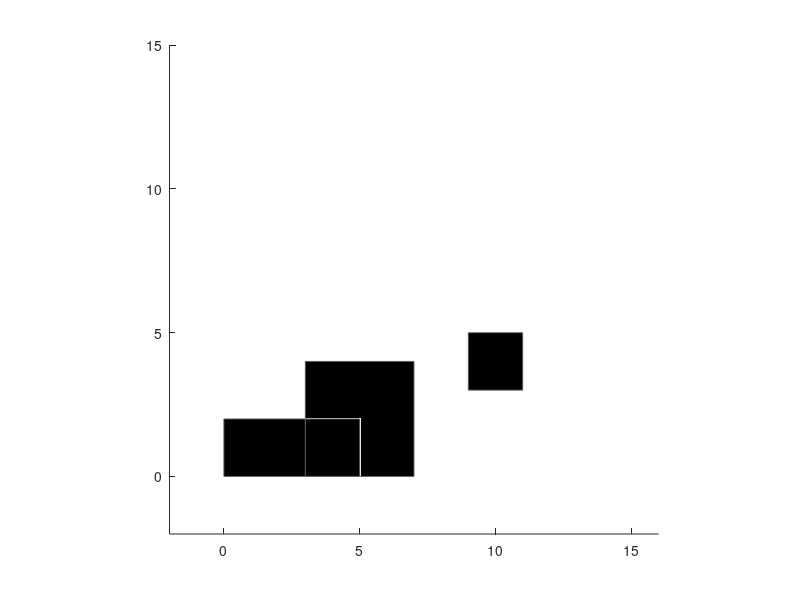

This figure's MATLAB source: (Note: this script raises an error after producing the figure.)
function r=maprec2()
% Map function named maprec2 
axis([-2 16 -2 15]); axis square; hold on; 
r(1)=rectangle('Position',[0 0 5 2],'FaceColor','k','EdgeColor',[0.4 0.4 0.4]);  
r(2)=rectangle('Position',[3 0 4 4],'FaceColor','k','EdgeColor',[0.4 0.4 0.4]);  
r(3)=rectangle('Position',[9 3 2 2],'FaceColor','k','EdgeColor',[0.4 0.4 0.4]); r(4)=rectangle('Position',[10 2 3 
2],'FaceColor','k','EdgeColor',[0.4 0.4 0.4]); r(5)=rectangle('Position',[10 4 4 3],'FaceColor','k','EdgeColor',[0.4 0.4 0.4]); 
r(6)=rectangle('Position',[8 6 3 2],'FaceColor','k','EdgeColor',[0.4 0.4 0.4]);  
r(7)=rectangle('Position',[5 6 2 1],'FaceColor','k','EdgeColor',[0.4 0.4 0.4]);  
r(8)=rectangle('Position',[5 5 1 2],'FaceColor','k','EdgeColor',[0.4 0.4 0.4]);  
r(9)=rectangle('Position',[0 6 3 2],'FaceColor','k','EdgeColor',[0.4 0.4 0.4]); r(10)=rectangle('Position',[2 7 2 
3],'FaceColor','k','EdgeColor',[0.4 0.4 0.4]); r(11)=rectangle('Position',[2 9 4 1],'FaceColor','k','EdgeColor',[0.4 0.4 0.4]); 
r(12)=rectangle('Position',[9 9 1 3],'FaceColor','k','EdgeColor',[0.4 0.4 0.4]); r(13)=rectangle('Position',[8 11 2 
2],'FaceColor','k','EdgeColor',[0.4 0.4 0.4]); r(14)=rectangle('Position',[0 3 1 2],'FaceColor','k','EdgeColor',[0.4 0.4 0.4]); 
r(15)=rectangle('Position',[1 4 1 1],'FaceColor','k','EdgeColor',[0.4 0.4 0.4]);  
end 

